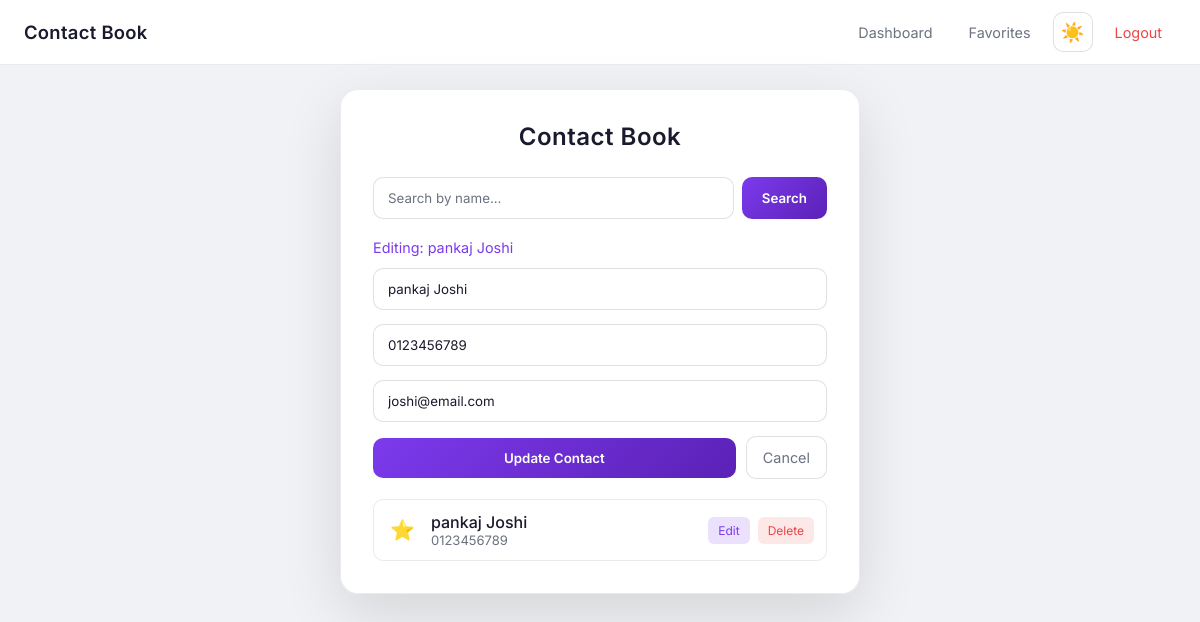
The page /dashboard?edit=1&q=&page=1&favorites=1 (signed in) on the database its author committed.
### app/models.py (models this page shows)
class Contact(db.Model):
    id = db.Column(db.Integer, primary_key=True)
    name = db.Column(db.String(100), nullable=False)
    phone = db.Column(db.String(15), unique=True)
    email = db.Column(db.String(120))
    is_favorite = db.Column(db.Boolean, default=False)
    created_at = db.Column(db.DateTime, default=datetime.utcnow)

### app/contacts/routes.py (the view)
@contacts_bp.route("/dashboard")
@login_required
def dashboard():
    search = request.args.get("q", "").strip()
    page = request.args.get("page", 1, type=int)
    favorites_only = request.args.get("favorites", "").lower() == "1"
    pagination = list_contacts(search=search or None, page=page, per_page=PER_PAGE, favorites_only=favorites_only)
    edit_id = request.args.get("edit", type=int)
    edit_contact = get_contact(edit_id) if edit_id else None
    return render_template(
        "dashboard.html",
        contacts=pagination.items,
        pagination=pagination,
        search=search,
        favorites_filter=favorites_only,
        edit_contact=edit_contact,
    )

### app/contacts/services.py (called while the page is built)
def get_contact(contact_id):
    return Contact.query.get(contact_id)

def list_contacts(search=None, page=1, per_page=10, favorites_only=False):
    q = Contact.query
    if search and search.strip():
        term = f"%{search.strip()}%"
        q = q.filter(Contact.name.ilike(term))
    if favorites_only:
        q = q.filter(Contact.is_favorite == True)
    q = q.order_by(Contact.is_favorite.desc(), Contact.created_at.desc())
    pagination = q.paginate(page=page, per_page=per_page)
    return pagination

### app/models.py (called while the page is built)
@login_manager.user_loader
def load_user(user_id):
    return User.query.get(int(user_id))

### app/templates/dashboard.html (shortened to what this page needs)
{% extends "base.html" %}
{% block content %}
<div class="app dashboard-app">
    <h2 class="title">Contact Book</h2>
    <form method="get" action="{{ url_for('contacts.dashboard') }}" class="search-form">
        <input type="search" name="q" value="{{ search }}" placeholder="Search by name..." class="search-input" aria-label="Search contacts">
        <button type="submit" class="search-btn">Search</button>
    </form>
    <form method="post" action="{{ url_for('contacts.add') if not edit_contact else url_for('contacts.edit', id=edit_contact.id) }}" class="contact-form" id="contact-form">
        {% if edit_contact %}
        <p class="form-mode">Editing: {{ edit_contact.name }}</p>
        {% endif %}
        <input name="name" placeholder="Name" required value="{{ edit_contact.name if edit_contact else '' }}">
        <input name="phone" type="tel" placeholder="Phone (10 digits)" required
               pattern="[0-9]{10}" maxlength="10" minlength="10" inputmode="numeric"
               value="{{ edit_contact.phone if edit_contact else '' }}">
        <input name="email" type="email" placeholder="Email" value="{{ edit_contact.email or '' if edit_contact else '' }}">
        <div class="form-actions">
            <button type="submit">{{ 'Update Contact' if edit_contact else 'Add Contact' }}</button>
            {% if edit_contact %}
            <a href="{{ url_for('contacts.dashboard', q=search, page=pagination.page if pagination else 1, favorites='1' if favorites_filter else '') }}" class="btn-cancel">Cancel</a>
            {% endif %}
        </div>
    </form>
    <ul class="contact-list">
    {% for c in contacts %}
        <li>
            <a href="{{ url_for('contacts.favorite', id=c.id) }}" class="favorite-btn {{ 'is-favorite' if c.is_favorite else '' }}" title="{{ 'Remove from favorites' if c.is_favorite else 'Mark as favorite' }}" aria-label="Toggle favorite">⭐</a>
            <div class="contact-info">
                <span class="name">{{ c.name }}</span>
                <span class="phone">{{ c.phone }}</span>
            </div>
            <div class="contact-actions">
                <a href="{{ url_for('contacts.dashboard', edit=c.id, q=search, page=pagination.page if pagination else 1, favorites='1' if favorites_filter else '') }}" class="edit-btn">Edit</a>
                <a href="{{ url_for('contacts.delete', id=c.id) }}" class="delete-btn" onclick="return confirm('Delete this contact?');">Delete</a>
            </div>
        </li>
    {% endfor %}
    </ul>
</div>
{% endblock %}

### app/static/style.css (style rules this page uses)
* { margin: 0; padding: 0; box-sizing: border-box; font-family: 'Inter', sans-serif; }
:root, body.theme-dark { --bg-body: #0b0b0e; --bg-card: rgba(18, 18, 24, 0.8); --bg-input: #0f0f14; --bg-input-focus: #111118; --text: #e5e7eb; --text-muted: #9ca3af; --border: rgba(255,255,255,0.06); --border-input: rgba(255,255,255,0.08); --accent: #7c3aed; --accent-dark: #5b21b6; --glow: rgba(124,58,237,0.25); --nav-bg: rgba(12,12,18,0.95); --shadow: 0 20px 60px rgba(0,0,0,0.7); }
body.theme-light { --bg-body: #f0f2f5; --bg-card: rgba(255,255,255,0.95); --bg-input: #fff; --bg-input-focus: #f8f9fa; --text: #1a1a2e; --text-muted: #6b7280; --border: rgba(0,0,0,0.08); --border-input: rgba(0,0,0,0.12); --accent: #7c3aed; --accent-dark: #5b21b6; --glow: rgba(124,58,237,0.2); --nav-bg: rgba(255,255,255,0.98); --shadow: 0 20px 60px rgba(0,0,0,0.12); }
body { background: var(--bg-body); color: var(--text); min-height: 100vh; display: flex; flex-direction: column; align-items: center; overflow-x: hidden; position: relative; transition: background 0.3s ease, color 0.3s ease; }
body.theme-light::before, body.theme-light::after { display: none; }
.app, .auth-card { width: 100%; max-width: 480px; padding: 32px; border-radius: 18px; background: var(--bg-card); backdrop-filter: blur(18px); border: 1px solid var(--border); box-shadow: var(--shadow), inset 0 0 0.1px rgba(255,255,255,0.1); animation: fadeUp 0.6s ease; }
.dashboard-app { max-width: 520px; }
.title, .auth-card h2 { text-align: center; margin-bottom: 26px; font-weight: 600; letter-spacing: 0.5px; }
.form-mode { font-size: 0.9rem; color: var(--accent); margin-bottom: 12px; }
.search-form { display: flex; gap: 8px; margin-bottom: 20px; }
.search-input { flex: 1; margin-bottom: 0; }
.search-btn { width: auto; padding: 12px 20px; }
input { width: 100%; padding: 12px 14px; border-radius: 10px; border: 1px solid var(--border-input); background: var(--bg-input); color: var(--text); outline: none; margin-bottom: 14px; transition: all 0.25s ease; }
input::placeholder { color: var(--text-muted); }
button { width: 100%; padding: 12px; border-radius: 10px; border: none; background: linear-gradient(135deg, var(--accent), var(--accent-dark)); color: white; font-weight: 600; cursor: pointer; transition: all 0.25s ease; }
.form-actions { display: flex; gap: 10px; align-items: center; }
.form-actions button { flex: 1; }
.btn-cancel { padding: 12px 16px; border-radius: 10px; background: var(--bg-input); color: var(--text-muted); text-decoration: none; font-size: 0.9rem; border: 1px solid var(--border-input); transition: all 0.2s ease; }
.contact-form { margin-bottom: 20px; }
.contact-list { list-style: none; display: flex; flex-direction: column; gap: 10px; }
.contact-list li { display: flex; align-items: center; gap: 12px; padding: 12px; border-radius: 10px; background: var(--bg-input); border: 1px solid var(--border); transition: all 0.25s ease; }
.contact-info { display: flex; flex-direction: column; flex: 1; min-width: 0; }
.name { font-weight: 500; }
.phone { font-size: 13px; color: var(--text-muted); }
.favorite-btn { font-size: 1.25rem; padding: 4px; line-height: 1; text-decoration: none; opacity: 0.5; transition: transform 0.2s ease, opacity 0.2s ease; }
.favorite-btn.is-favorite { opacity: 1; }
.contact-actions { display: flex; gap: 8px; }
.edit-btn { text-decoration: none; font-size: 12px; padding: 6px 10px; border-radius: 6px; background: rgba(124,58,237,0.15); color: var(--accent); transition: all 0.25s ease; }
.delete-btn { text-decoration: none; font-size: 12px; padding: 6px 10px; border-radius: 6px; background: rgba(239,68,68,0.12); color: #ef4444; transition: all 0.25s ease; }

### rows shown on the page
Contact: name "pankaj Joshi", phone "0123456789", email "joshi@email.com"

### other values the page prints
{{ 'Update Contact' if edit_contact else 'Add Contact' }} "Update Contact"
